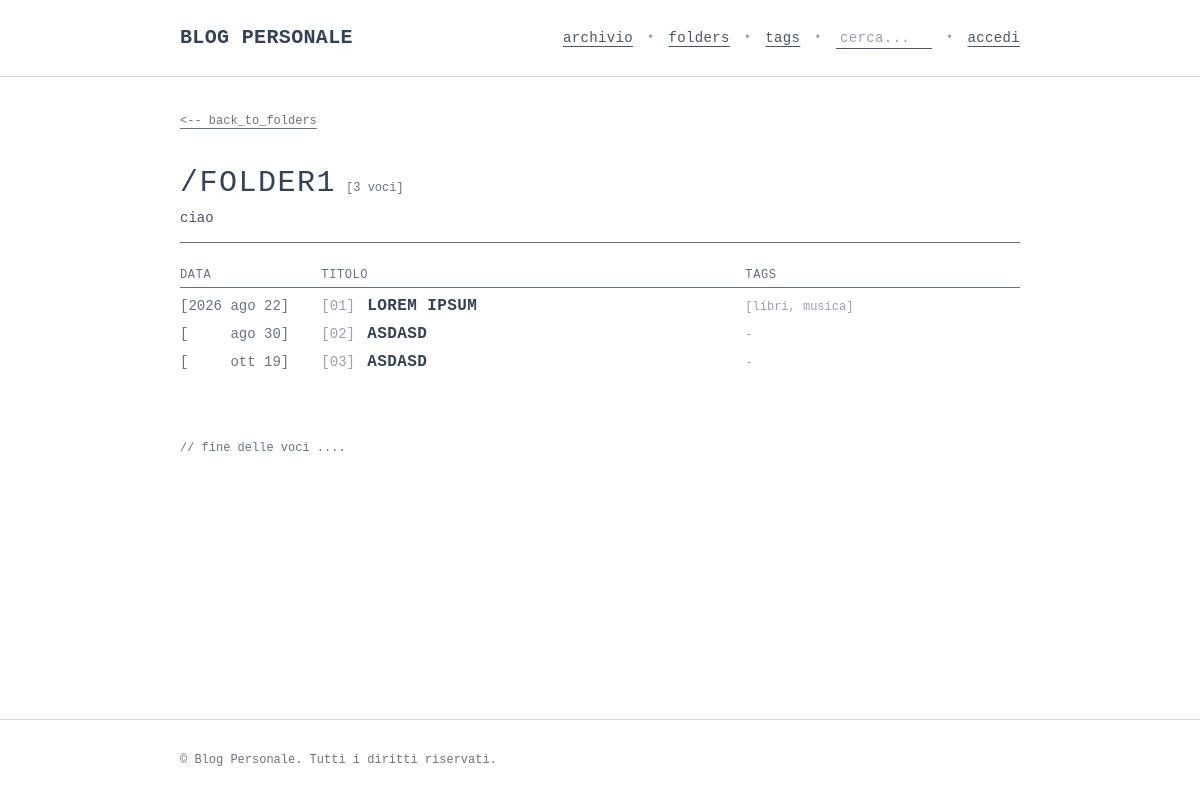
The page /folders/1/ on the database its author committed.
### blog_app/models.py (models this page shows, shortened)
class Folder(models.Model):
    name = models.CharField(max_length=100, unique=True)
    description = models.TextField(blank=True, null=True)
    posts = models.ManyToManyField(Post, related_name='folders', blank=True)
    created_at = models.DateTimeField(auto_now_add=True)
    class Meta:
        ordering = ['name']

class Post(models.Model):
    author = models.ForeignKey(User, on_delete=models.CASCADE, related_name='posts')
    title = models.CharField(max_length=200)
    text = models.TextField()
    date = models.DateTimeField(auto_now_add=True)
    tags = models.ManyToManyField(Tag, related_name='posts', blank=True)
    likes = models.ManyToManyField(User, related_name='liked_posts', blank=True)
    class Meta:
        verbose_name_plural = 'posts'

class Tag(models.Model):
    name = models.CharField(max_length=50, unique=True)
    description = models.TextField(blank=True, null=True)
    class Meta:
        ordering = ['name']

### blog_app/views.py (the view)
# urls.py: path('folders/<int:folder_id>/', views.folder, name='folder'),
def folder(request, folder_id):
    folder = get_object_or_404(Folder, id=folder_id)
    posts = folder.posts.all().order_by('date', 'id').prefetch_related('tags')
    return render(request, 'blog_app/folder.html', {'folder': folder, 'posts': posts})

### blog_app/templates/blog_app/folder.html (shortened to what this page needs)
{% extends 'blog_app/base.html' %}
{% block content %}
<div class="mb-6 sm:mb-8 font-mono text-xs">
  <a href="{% url 'blog_app:folders' %}" class="text-gray-500 dark:text-gray-400 hover:text-black dark:hover:text-white underline underline-offset-4 py-1 inline-block whitespace-nowrap">
    &lt;-- back_to_folders
  </a>
</div>
<div class="flex flex-col sm:flex-row sm:justify-between sm:items-start border-b border-gray-500 dark:border-gray-700 pb-3 mb-6 gap-3 font-mono">
  <div class="space-y-1.5 max-w-2xl min-w-0">
    <div class="flex flex-wrap items-baseline gap-x-2.5 gap-y-1">
      <h1 class="text-2xl sm:text-3xl font-mono uppercase tracking-wider text-gray-700 dark:text-gray-200 break-words min-w-0">
        /{{ folder.name|lower }}
      </h1>
      <span class="text-xs text-gray-500 dark:text-gray-400 whitespace-nowrap shrink-0">[{{ posts.count }} voci]</span>
    </div>
    {% if folder.description %}
      <p class="text-xs sm:text-sm text-gray-600 dark:text-gray-400 leading-relaxed break-words">
        {{ folder.description }}
      </p>
    {% endif %}
  </div>
</div>
<div class="w-full font-mono text-xs sm:text-sm">
  <div class="grid grid-cols-12 gap-2 pb-1 text-xs text-gray-500 dark:text-gray-400 font-mono border-b border-gray-500 dark:border-gray-700 uppercase tracking-wider mb-1">
    <div class="col-span-4 sm:col-span-3 md:col-span-2">data</div>
    <div class="col-span-8 sm:col-span-6 md:col-span-6">titolo</div>
    <div class="hidden sm:block sm:col-span-3 md:col-span-4">tags</div>
  </div>
  {% for post in posts %}
    <div class="grid grid-cols-12 gap-2 py-1 sm:py-0.5 border-b border-gray-100 dark:border-gray-900 sm:border-b-0 items-baseline">
      <div class="col-span-4 sm:col-span-3 md:col-span-2 font-mono text-xs sm:text-sm shrink-0 whitespace-nowrap text-gray-500 dark:text-gray-400">
        {% ifchanged post.date|date:"Y" %}
          [{{ post.date|date:"Y" }} {{ post.date|date:"b d" }}]
        {% else %}
          [<span class="invisible select-none">2026</span> {{ post.date|date:"b d" }}]
        {% endifchanged %}
      </div>
      <div class="col-span-8 sm:col-span-6 md:col-span-6 flex items-baseline justify-between sm:block relative min-w-0">
        <div class="min-w-0 break-words leading-snug">
          <span class="text-gray-400 dark:text-gray-500 font-mono text-xs sm:text-sm mr-1 select-none whitespace-nowrap">[{{ forloop.counter|stringformat:"02d" }}]</span>
          <a href="{% url 'blog_app:post' post.id %}?folder={{ folder.id }}" class="font-mono font-bold text-gray-700 dark:text-gray-200 hover:text-black dark:hover:text-white hover:underline underline-offset-4 uppercase tracking-wide text-sm sm:text-base break-words">
            {{ post.title }}
          </a>
        </div>
      </div>
      <div class="hidden sm:block sm:col-span-3 md:col-span-4 text-xs text-gray-400 dark:text-gray-400 font-mono break-words">
        {% if post.tags.all %}
          [{% for tag in post.tags.all %}<a href="{% url 'blog_app:tag' tag.id %}" class="hover:text-black dark:hover:text-white hover:underline underline-offset-4 whitespace-nowrap">{{ tag.name|lower }}</a>{% if not forloop.last %}, {% endif %}{% endfor %}]
        {% else %}
          -
        {% endif %}
      </div>
    </div>
  {% empty %}
    <p class="text-xs text-gray-500 dark:text-gray-400 italic py-2">// nessun post assegnato a questa folder.</p>
  {% endfor %}
</div>
<div class="mt-12 sm:mt-16 text-xs font-mono text-gray-500 dark:text-gray-400">
  // fine delle voci ....
</div>
{% endblock content %}

### rows shown on the page
Folder: name "FOLDER1", description "ciao"
Post: date "2026", date "ago 22", title "LOREM IPSUM"
Tag: name "libri"
Tag: name "musica"
Post: date "ago 30", title "ASDASD"
Post: date "ott 19", title "ASDASD"

### other values the page prints
{{ posts.count }} "3"
